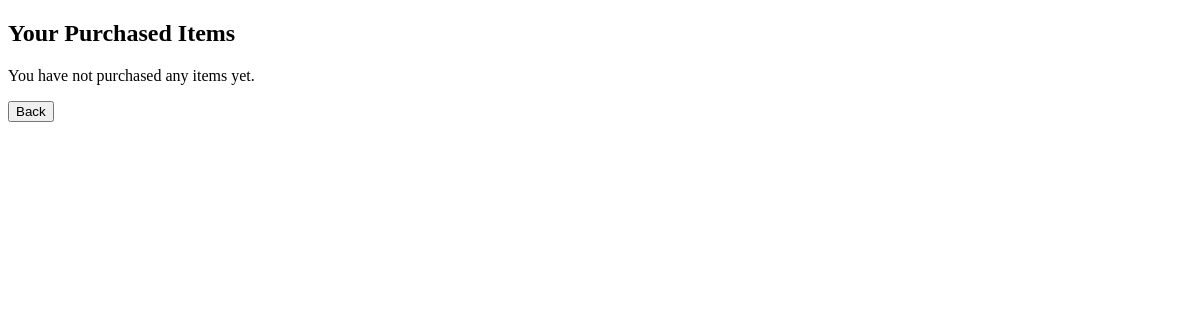
/purchaseditems (signed in), run on an earlier commit of the app's database.
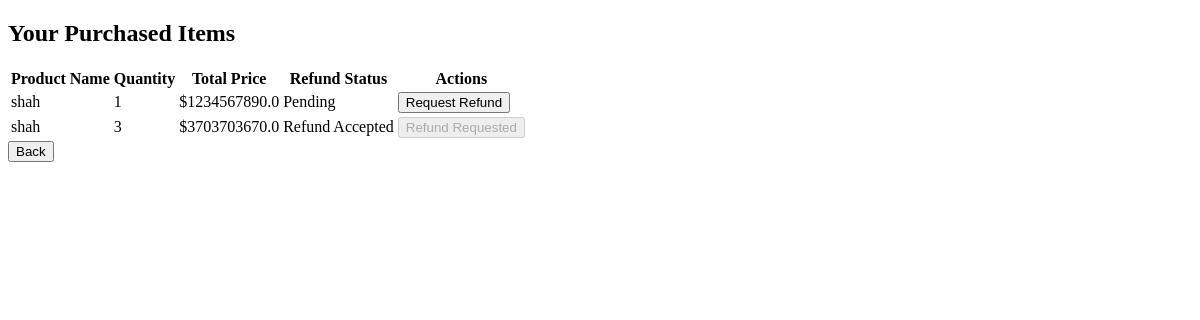
And on a later commit of the database.
### main.py (models this page shows)
class purchaseditem(db.Model):
    id = db.Column(db.Integer, primary_key=True)
    customer_id = db.Column(db.Integer, db.ForeignKey('customer.id'), nullable=False)  # Foreign key to the Customer table
    customer = db.relationship('customer', backref=db.backref('purchased_items', lazy=True))
    product_id = db.Column(db.Integer, db.ForeignKey('product.id'), nullable=False)  # Foreign key to the Product table
    product = db.relationship('Product', backref=db.backref('purchased_items', lazy=True))
    totalprice = db.Column(db.Float, nullable=False)
    quantity = db.Column(db.Integer, nullable=False)  # Quantity of the product
    refund_status = db.Column(db.String(50), default="Pending")
    refund_reason = db.Column(db.String(100), nullable=True)

class Product(db.Model):
    id = db.Column(db.Integer, primary_key=True)  # Unique identifier for the product
    productname = db.Column(db.String(150), nullable=False)
    productprice = db.Column(db.Float, nullable=False)
    productdate = db.Column(db.DateTime, default=datetime.utcnow)
    productstock = db.Column(db.Integer, nullable=False)
    productpicture = db.Column(db.LargeBinary, nullable=False)  # Stores the binary data of the image
    picture_mimetype = db.Column(db.String(50), nullable=False)  # To store the image format (e.g., 'image/jpeg')

### main.py (the view)
@tandtweb.route('/purchaseditems')
def purchased_items():
    customer_id = session.get('user_id')
    purchased_items = purchaseditem.query.filter_by(customer_id=customer_id).all()
    return render_template('purchaseditem.html', purchased_items=purchased_items)

### templates/purchaseditem.html (shortened to what this page needs)
<!DOCTYPE html>
<html lang="en">
<head>
</head>
<body>
    <div class="container mt-5">
        <h2>Your Purchased Items</h2>
        {% if purchased_items %}
            <table class="table table-bordered">
                <thead>
                    <tr>
                        <th>Product Name</th>
                        <th>Quantity</th>
                        <th>Total Price</th>
                        <th>Refund Status</th>
                        <th>Actions</th>
                    </tr>
                </thead>
                <tbody>
                    {% for item in purchased_items %}
                    <tr>
                        <td>{{ item.product.productname }}</td>
                        <td>{{ item.quantity }}</td>
                        <td>${{ item.totalprice }}</td>
                        <td>{{ item.refund_status }}</td>
                        <td>
                          {% if item.refund_status == 'Pending' or item.refund_status == 'Refund Rejected' %}
                              <a href="{{ url_for('refund_form', item_id=item.id) }}">
                                  <button type="button">Request Refund</button>
                              </a>
                          {% else %}
                              <button type="button" disabled>Refund Requested</button>
                          {% endif %}
                      </td>
                    </tr>
                    {% endfor %}
                </tbody>
            </table>
        {% else %}
            <p>You have not purchased any items yet.</p>
        {% endif %}
    </div>
    <button type="button" onclick="window.location.href='/customerhome'">Back</button>
</body>
</html>

What changed in the data, as far as the page shows it:
added purchaseditem: product.productname "shah", quantity "1", totalprice "1234567890.0", refund_status "Pending"
added purchaseditem: product.productname "shah", quantity "3", totalprice "3703703670.0", refund_status "Refund Accepted", shows "Refund Requested"
Also different on the page:
text no longer shown: "You have not purchased any items yet."
text now shown: "Product Name Quantity Total Price Refund Status Actions"
